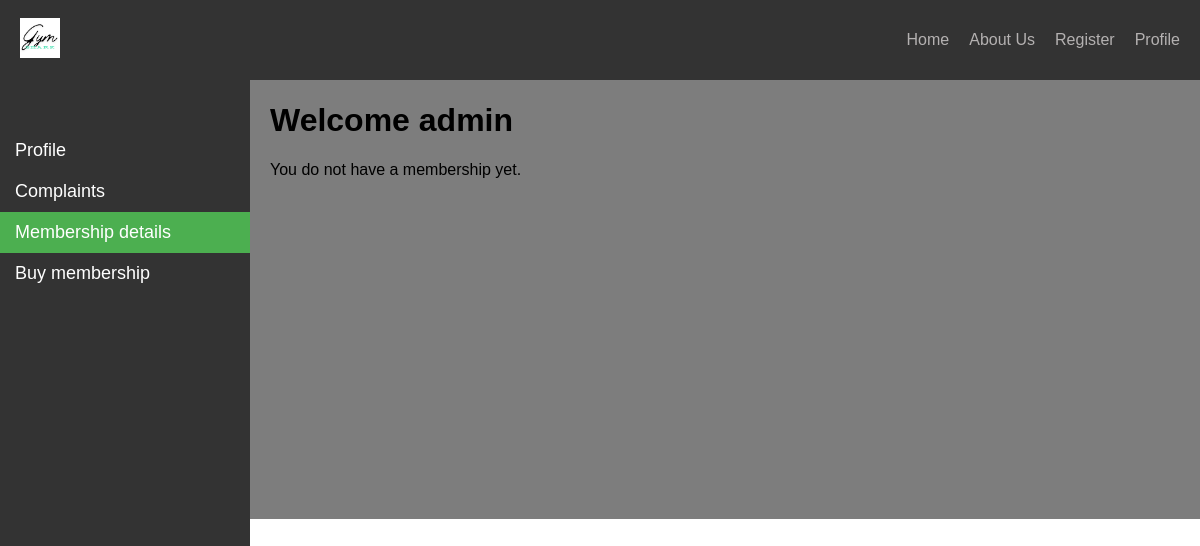
The app's page /membership_status/ (signed in), older data.
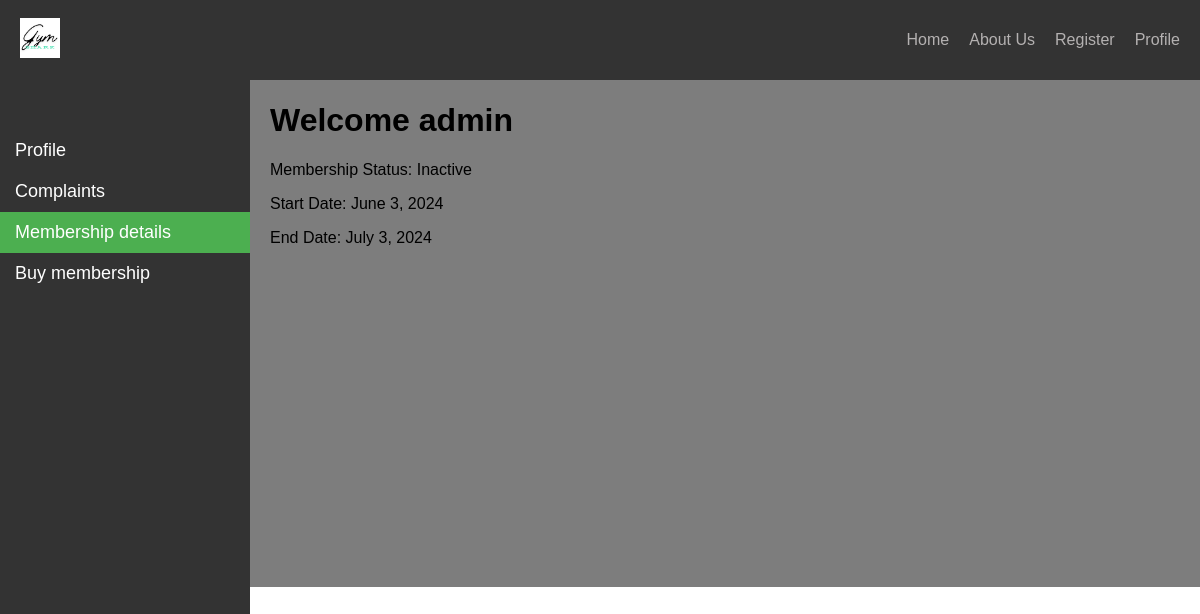
The same page, newer data.
### app/models.py (models this page shows, shortened)
class Membership_Status(models.Model):
    user = models.ForeignKey(User, on_delete=models.CASCADE)
    start_date = models.DateField()
    end_date = models.DateField()
    status = models.CharField(max_length=20, default='active')

### app/views.py (the view)
# urls.py: path('membership_status/', views.membership_status, name = 'membership'),
def membership_status(request):
    user = request.user
    current_date = datetime.date.today()
    if request.method == 'POST':
        start_date = datetime.date.today()
        end_date = start_date + datetime.timedelta(days=30)
        membership = Membership_Status.objects.update_or_create(
            user=user,
            defaults={'start_date': start_date, 'end_date': end_date, 'status': 'active'}
        )
    else:
        try:
            membership = Membership_Status.objects.get(user=user)
            if membership.end_date < current_date:
                membership.status = 'Inactive'
                membership.save()
        except Membership_Status.DoesNotExist:
            membership = None
    return render(request, 'app/membership.html', {'membership' : membership})

### app/templates/app/membership.html
{% extends 'app/base.html'%}
{% load static %}
{% block quotes%}
<div class="sidebar">
  <a  href="{% url 'profile' %}">Profile</a>
  <a href="{% url 'complaint' %}">Complaints</a>
  <a class="active" href="% url 'membership' %">Membership details</a>
  <a href="{% url 'payment' %}">Buy membership</a>
</div>
<div class="main-content">
    <h1>Welcome {{ request.user }}</h1>
    {% if membership %}
        <p>Membership Status: {{ membership.status }}</p>
        <p>Start Date: {{ membership.start_date }}</p>
        <p>End Date: {{ membership.end_date }}</p>
    {% else %}
        <p>You do not have a membership yet.</p>
    {% endif %}
</div>
{% endblock quotes %}

Row changes from the older to the newer data that the page shows:
added Membership_Status: status "Inactive", start_date "June 3, 2024", end_date "July 3, 2024"
Text that changed along with them:
text no longer shown: "You do not have a membership yet."
text now shown: "Membership Status: Start Date: End Date:"
